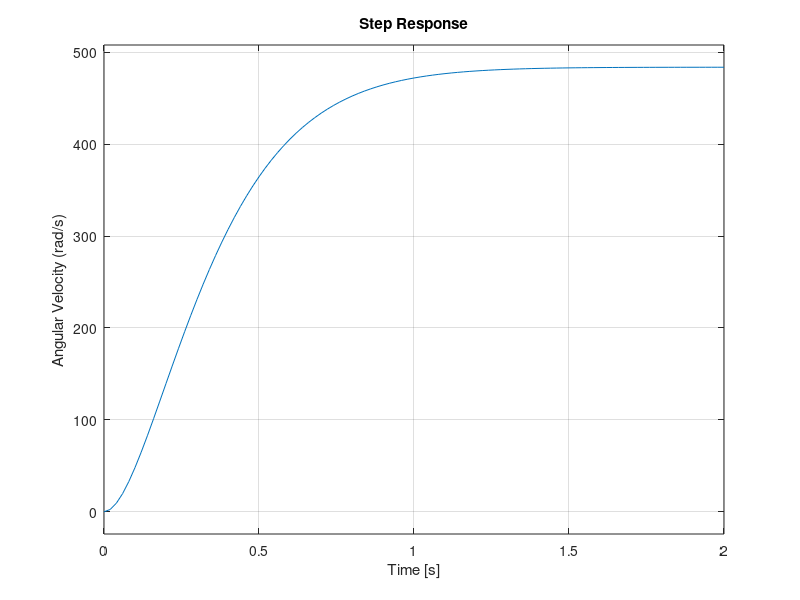

Write MATLAB code to recreate this figure.
clear;
clc;

Ra = 6.3;
La = 0.797;
Kb = 0.0043;
Kt = Kb;
Dm = 0.00000553;
Jm = 0.00000241;

g = Kt/(Jm*La);
a = 1;
b = (Jm*Ra + Dm*La)/(Jm*La);
c = (Ra*Dm + Kb*Kt) / (Jm*La);

motor_prop = tf(g, [a b c])

figure(1);
hold on
for V = [1 2 3 4 5 6]
step(V*motor_prop)
ylabel("Angular Velocity (rad/s)")
ssg = (g/c);
fprintf("Steady state gain for V = %d: %f\n",V, ssg);
end
